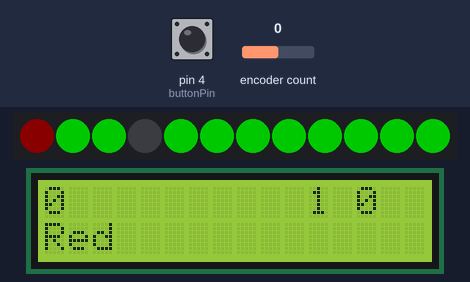
Recording of a sketch running on a simulated Arduino Uno, built with avr-gcc and run on an emulated ATmega328P. Parts: 12 RGB LEDs in strip order, left to right, 16×2 character LCD. Inputs (shaded band) come from the test bench; at power-on: encoder count 0, pin 4 (buttonPin) HIGH. Dim RGB values are drawn brighter than linear; random numbers use the default seed unless the sketch sets one; what the sketch prints to the serial monitor is not drawn.

Above: at 2.2 s.
2.3 s: encoder count set to 1
At 3.4 s:
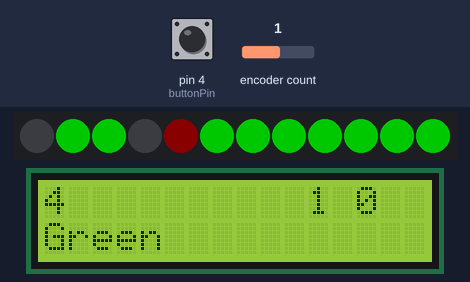
3.8 s: encoder count set to 2
At 4.6 s:
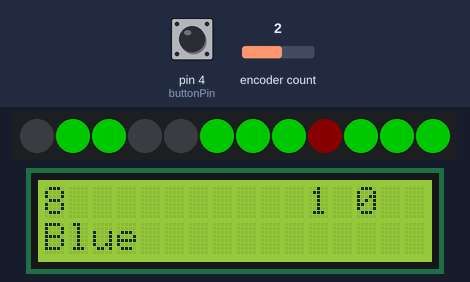
5.3 s: pin 4 (buttonPin) pulled LOW for 0.15 s
At 6.7 s:
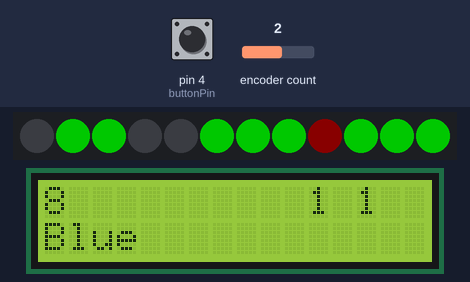
7.0 s: pin 4 (buttonPin) pulled LOW for 1 s
At 7.4 s:
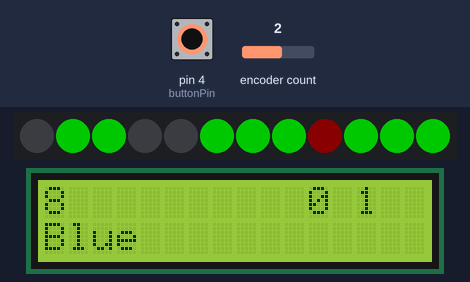
9.5 s: encoder count set to 3
At 10.1 s:
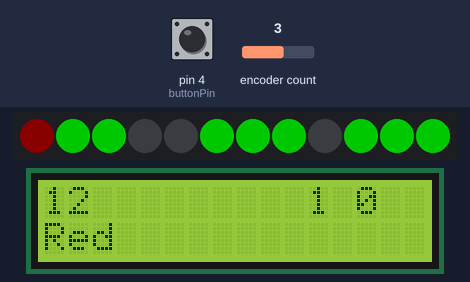
Timing chart, 0 to 12.0 s (numbered marks = the images above; inputs shaded):
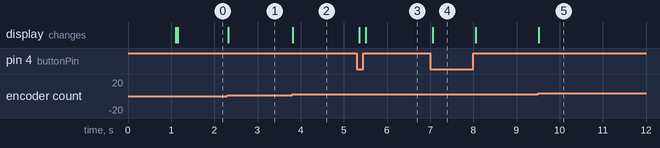

The sketch:

name-the-color.ino
```cpp
#include <Adafruit_NeoPixel.h>
#include <LiquidCrystal_I2C.h>
//https://www.pjrc.com/teensy/td_libs_Encoder.html
#include <Encoder.h>


#define LEDPIN 12 // connect the Data In pin
#define NUMBER_PIXELS 12// connect the Data In pin
Adafruit_NeoPixel strip = Adafruit_NeoPixel(NUMBER_PIXELS, LEDPIN, NEO_GRB + NEO_KHZ800);

// Put SDA on pin A4 and SLC on A5
LiquidCrystal_I2C lcd(0x27, 2, 1, 0, 4, 5, 6, 7, 3, POSITIVE);  // Set the LCD I2C address

Encoder knob(2, 3);
long knobPosition  = -999;
// game level, start at 0
int level  = 0;

// our push button but debounced
// read https://www.arduino.cc/en/Tutorial/Debounce
const int buttonPin = 4;
int ledState = HIGH;         // the current state of the output pin
int buttonState;             // the current reading from the input pin
int lastButtonState = LOW;   // the previous reading from the input pin
unsigned long lastDebounceTime = 0;  // the last time the output pin was toggled
unsigned long debounceDelay = 50;    // the debounce time; increase if the output flickers

String colors1[] = {"Red", "Green", "Blue"};
String colors2[] = {"Red", "Orange", "Yellow", "Green", "Blue", "Indigo", "Violet"};
int color_val1[3][3] = {
  {100,0,0},
  {0,100,0},
  {0,0,100},
  };

int color_index; // which color to show
void setup() {
  pinMode(buttonPin, INPUT_PULLUP);  // the other end of the button goes to GND
  Serial.begin(9600);
  Serial.println("Welcome to name the color.");

  // set the first pixel to a very light red
  strip.begin();
  strip.setPixelColor(0, 10, 0, 0);
  strip.show();

  // display a name on the LCD
  lcd.begin(16,2);
  lcd.setCursor(0,0);
  lcd.print("Turn knob 2 clr");
  lcd.setCursor(0,1);
  lcd.print("Press the knob");
  delay(1000);
  color_index = random(0,3);
  Serial.print("color=");
  Serial.println(color_index);

  for (int i=0; i < NUMBER_PIXELS; i++)
    strip.setPixelColor(i, color_val1[color_index][0],color_val1[color_index][1], color_val1[color_index][2]);

  for (int i=0; i < 3; i++) {
    Serial.print(i);
    Serial.print("=");
    Serial.print(color_val1[color_index][i]);
    Serial.print(" ");

  }
  Serial.println("");

}

void loop() {
  long newValue = knob.read();;
  int reading = digitalRead(buttonPin);

  if (newValue != knobPosition) {
    Serial.print("KnobValue = ");
    Serial.print(newValue);
    Serial.println();
    // turn off the old pixel
    strip.setPixelColor(abs(knobPosition) % NUMBER_PIXELS, 0, 0, 0);
    knobPosition = newValue;
    // turn on the new pixel
    strip.setPixelColor(abs(newValue) % NUMBER_PIXELS, 10, 0, 0);
    strip.show();
    lcd.clear();
    lcd.setCursor(0,0);
    lcd.print(newValue);
    lcd.setCursor(0,1);
    lcd.print(colors1[newValue % 3]);
  }


  // check to see if you just pressed the button
  // (i.e. the input went from LOW to HIGH),  and you've waited
  // long enough since the last press to ignore any noise:

  // If the switch changed, due to noise or pressing:
  if (reading != lastButtonState) {
    // reset the debouncing timer
    lastDebounceTime = millis();
  }

  if ((millis() - lastDebounceTime) > debounceDelay) {
    // whatever the reading is at, it's been there for longer
    // than the debounce delay, so take it as the actual current state:

    // if the button state has changed:
    if (reading != buttonState) {
      buttonState = reading;

      // only toggle the LED if the new button state is HIGH
      if (buttonState == HIGH) {
        ledState = !ledState;
      }
    }
  }

  // set the LED:
  lcd.setCursor(11,0);
  lcd.print(buttonState);
  lcd.setCursor(13,0);
  lcd.print(ledState);

  // save the reading.  Next time through the loop,
  // it'll be the lastButtonState:
  lastButtonState = reading;
}
```

Measured:
- after the input at 2.3 s, the display: changes at once (image 1)
- after the input at 3.8 s, the display: changes at once (image 2)
- after the input at 5.3 s, the display: first changes after 0.06 s (image 3 shows a later state)
- after the input at 7.0 s, the display: changes after 0.06 s (image 4)
- after the input at 9.5 s, the display: changes at once (image 5)
